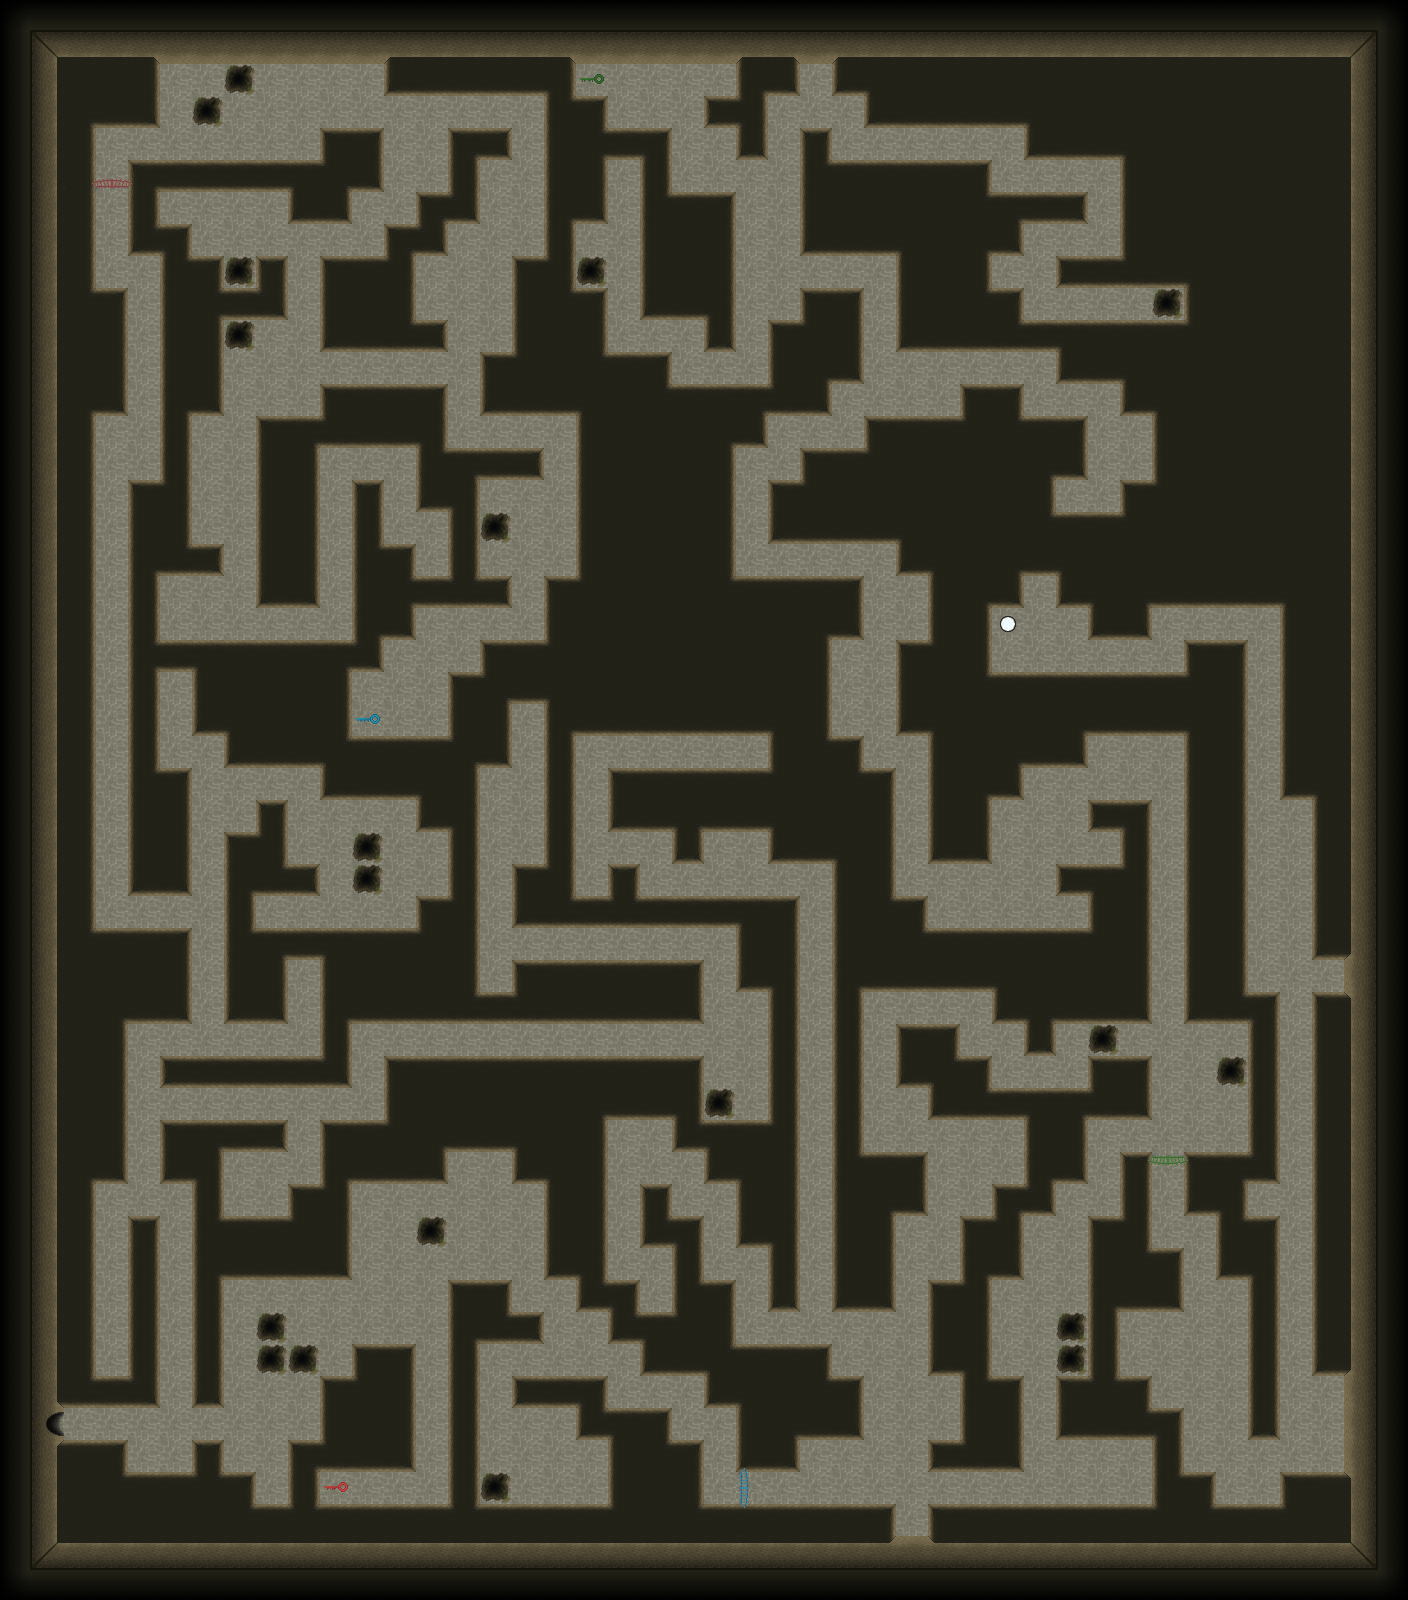

Below is a game level as drawn by its tile map, then a one-line description and the .tmx that defines it (tile-layer data replaced by summaries):
An orthogonal 44x50 tile map with 32x32 px tiles, 2 tile layers (base, interaction).

<map version="1.8" tiledversion="1.8.4" orientation="orthogonal" renderorder="right-down" width="44" height="50" tilewidth="32" tileheight="32" infinite="0" nextlayerid="3" nextobjectid="1">
 <tileset firstgid="1" source="../tileset/tileset.tsx" />
 <layer id="1" name="base" width="44" height="50">
  <data>[2200 cells, 2200 non-empty, 25 distinct tile ids]</data>
 </layer>
 <layer id="2" name="interaction" width="44" height="50">
  <data>[2200 cells, 14 non-empty, 9 distinct tile ids]</data>
 </layer>
</map>
